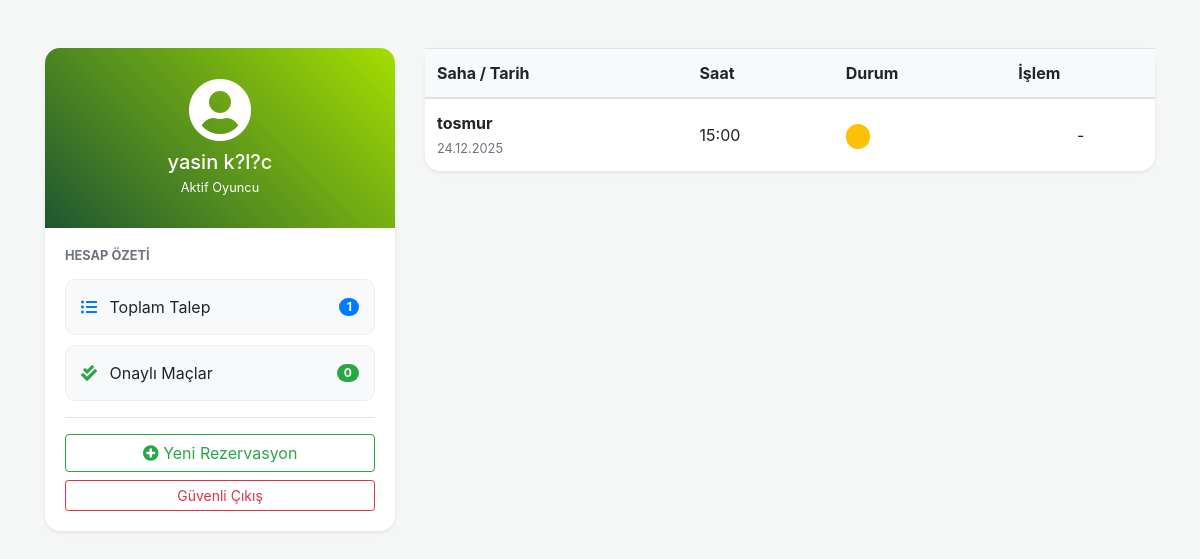
The page /bitirme/hesabim.php (signed in) on the database its author committed.
### tables this page shows
CREATE TABLE `rezervasyonlar` (
  `id` int(11) NOT NULL,
  `saha_id` int(11) NOT NULL,
  `kullanici_id` int(11) NOT NULL,
  `tarih` date NOT NULL,
  `baslangic_saati` time NOT NULL,
  `bitis_saati` time NOT NULL,
  `durum` enum('onay bekliyor','onayland?','iptal') NOT NULL DEFAULT 'onay bekliyor',
  `kayit_tarihi` timestamp NULL DEFAULT current_timestamp()
);

CREATE TABLE `sahalar` (
  `id` int(11) NOT NULL,
  `saha_adi` varchar(100) NOT NULL,
  `saatlik_fiyat` decimal(10,2) NOT NULL,
  `aciklama` text DEFAULT NULL,
  `ozellikler` varchar(255) DEFAULT NULL
);

### bitirme/hesabim.php (the view, shortened to what this page needs)
<?php
require_once('db_baglanti.php');
$kullanici_id = $_SESSION['kullanici_id'];
try {
    $sorgu_count = $db->prepare("SELECT COUNT(*) FROM rezervasyonlar WHERE kullanici_id = ?");
    $sorgu_count->execute([$kullanici_id]);
    $toplam_rezervasyon = $sorgu_count->fetchColumn();
    $sorgu_onayli = $db->prepare("SELECT COUNT(*) FROM rezervasyonlar WHERE kullanici_id = ? AND durum = 'onaylandı'");
    $sorgu_onayli->execute([$kullanici_id]);
    $onayli_sayisi = $sorgu_onayli->fetchColumn();
    $sorgu = $db->prepare("SELECT r.*, s.saha_adi, s.saatlik_fiyat
                         FROM rezervasyonlar r
                         JOIN sahalar s ON r.saha_id = s.id
                         WHERE r.kullanici_id = ?
                         ORDER BY r.tarih DESC, r.baslangic_saati DESC");
    $sorgu->execute([$kullanici_id]);
    $rezervasyonlar = $sorgu->fetchAll(PDO::FETCH_ASSOC);
} catch (PDOException $e) {
    die("Hata: " . $e->getMessage());
}
?>
<!DOCTYPE html>
<html lang="tr">
<head>
    <link href="https://stackpath.bootstrapcdn.com/bootstrap/4.5.2/css/bootstrap.min.css" rel="stylesheet">
    <link rel="stylesheet" href="https://cdnjs.cloudflare.com/ajax/libs/font-awesome/5.15.1/css/all.min.css">
</head>
<body>
<div class="container mt-5">
    <div class="row">
        <div class="col-md-4">
            <div class="card profile-card shadow-sm">
                <div class="profile-header text-center">
                    <i class="fas fa-user-circle fa-4x mb-2"></i>
                    <h5 class="mb-0"><?= htmlspecialchars($_SESSION['kullanici_adi']) ?></h5>
                    <small>Aktif Oyuncu</small>
                </div>
                <div class="card-body">
                    <h6 class="text-muted text-uppercase small font-weight-bold mb-3">Hesap Özeti</h6>
                    <div class="stat-box d-flex justify-content-between align-items-center">
                        <span><i class="fas fa-list-ul text-primary mr-2"></i> Toplam Talep</span>
                        <span class="badge badge-primary badge-pill"><?= $toplam_rezervasyon ?></span>
                    </div>
                    <div class="stat-box d-flex justify-content-between align-items-center">
                        <span><i class="fas fa-check-double text-success mr-2"></i> Onaylı Maçlar</span>
                        <span class="badge badge-success badge-pill"><?= $onayli_sayisi ?></span>
                    </div>
                    <hr>
                    <a href="index.php" class="btn btn-outline-success btn-block"><i class="fas fa-plus-circle"></i> Yeni Rezervasyon</a>
                    <a href="cikis.php" class="btn btn-outline-danger btn-block btn-sm mt-2">Güvenli Çıkış</a>
                </div>
            </div>
        </div>
        <div class="col-md-8">
            <div class="card shadow-sm border-0" style="border-radius: 15px;">
                <div class="card-body p-0">
                    <div class="table-responsive">
                        <table class="table table-hover mb-0">
                            <thead class="bg-light">
                                <tr>
                                    <th>Saha / Tarih</th>
                                    <th>Saat</th>
                                    <th>Durum</th>
                                    <th>İşlem</th>
                                </tr>
                            </thead>
                            <tbody>
                                <?php foreach($rezervasyonlar as $r): ?>
                                <tr>
                                    <td>
                                        <div class="font-weight-bold"><?= htmlspecialchars($r['saha_adi']) ?></div>
                                        <small class="text-muted"><?= date('d.m.Y', strtotime($r['tarih'])) ?></small>
                                    </td>
                                    <td class="align-middle"><?= substr($r['baslangic_saati'], 0, 5) ?></td>
                                    <td class="align-middle">
                                        <?php
                                        $s = $r['durum'];
                                        $cls = ($s == 'onaylandı') ? 'success' : (($s == 'iptal') ? 'danger' : 'warning');
                                        ?>
                                        <span class="status-badge badge-<?= $cls ?>"><?= strtoupper($s) ?></span>
                                    </td>
                                    <td class="align-middle text-center">
                                        <?php if($s == 'onay bekliyor'): ?>
                                            <a href="?iptal_id=<?= $r['id'] ?>" class="text-danger" title="Talebi İptal Et"><i class="fas fa-trash-alt"></i></a>
                                        <?php else: ?>
                                            -
                                        <?php endif; ?>
                                    </td>
                                </tr>
                                <?php endforeach; ?>
                            </tbody>
                        </table>
                    </div>
                </div>
            </div>
        </div>
    </div>
</div>
</body>
</html>

### bitirme/hesabim.php (style rules this page uses)
body { background-color: #f4f7f6; font-family: 'Inter', sans-serif; }
.profile-card { background: white; border-radius: 15px; border: none; overflow: hidden; }
.profile-header { background: linear-gradient(45deg, #1e5631, #a4de02); padding: 30px; color: white; }
.stat-box { background: #f8f9fa; border-radius: 10px; padding: 15px; margin-bottom: 10px; border: 1px solid #eee; }
.status-badge { font-size: 0.75rem; font-weight: bold; border-radius: 50px; padding: 5px 12px; }

### rows shown on the page
rezervasyonlar: sahalar.saha_adi "tosmur", tarih "24.12.2025", baslangic_saati "15:00"

### other values the page prints
$_SESSION['kullanici_adi'] "yasin k?l?c"
$toplam_rezervasyon "1"
$onayli_sayisi "0"
